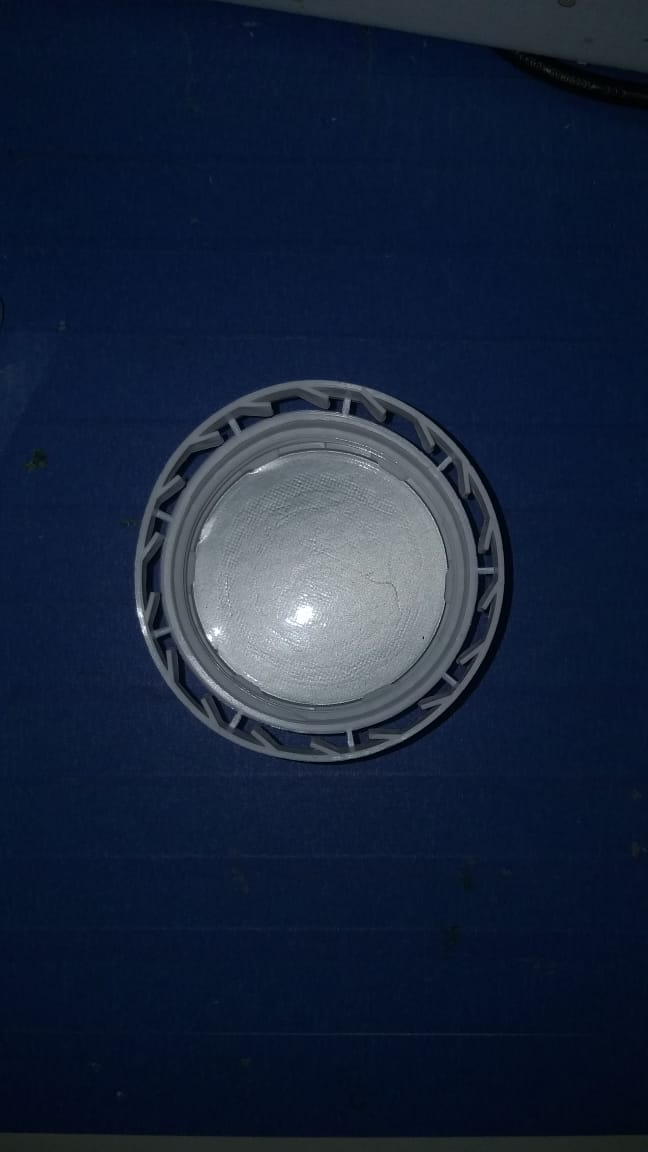
#> input picture Edges Detection/image.jpeg, 648 x 1152 px
$ python edges.py
#> lines starting #> are read from the running program, lines starting #| are printed output that depends on the picture
import cv2
import numpy as np

original = cv2.imread('image.jpeg', 0)
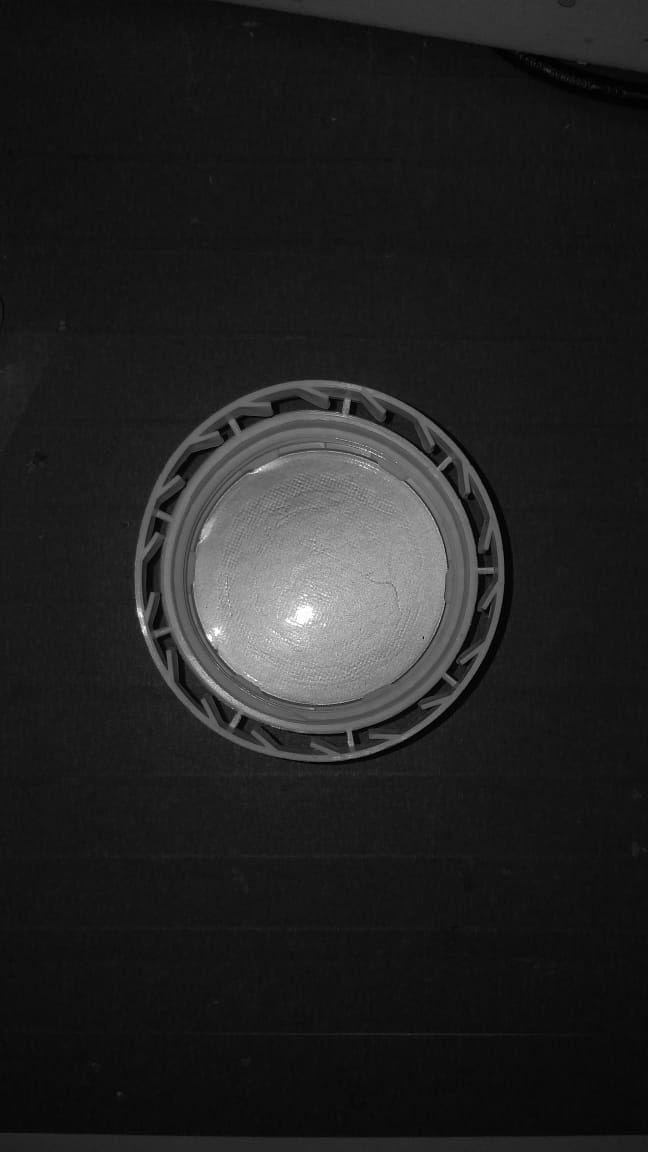
#> original: shape (1152, 648); min 0, max 255, mean 34.4
img = cv2.imread('image.jpeg', 0)

def nothing(x):
    pass


cv2.namedWindow('Edges', cv2.WINDOW_NORMAL)
cv2.createTrackbar('Thresh Value', 'Edges', 0, 255, nothing)
cv2.createTrackbar('Min Value', 'Edges', 0, 100, nothing)
while(1):
    value = cv2.getTrackbarPos('Thresh Value', 'Edges')
    minVal = cv2.getTrackbarPos('Min Value', 'Edges')
    ret,thresh3 = cv2.threshold(img,value,255,cv2.THRESH_TRUNC)
#> thresh3: shape (1152, 648); every value is 0
#> ret = 0
    edges = cv2.Canny(thresh3, minVal, minVal*3)
    cv2.imshow('Edges', np.hstack((original,thresh3,edges)))
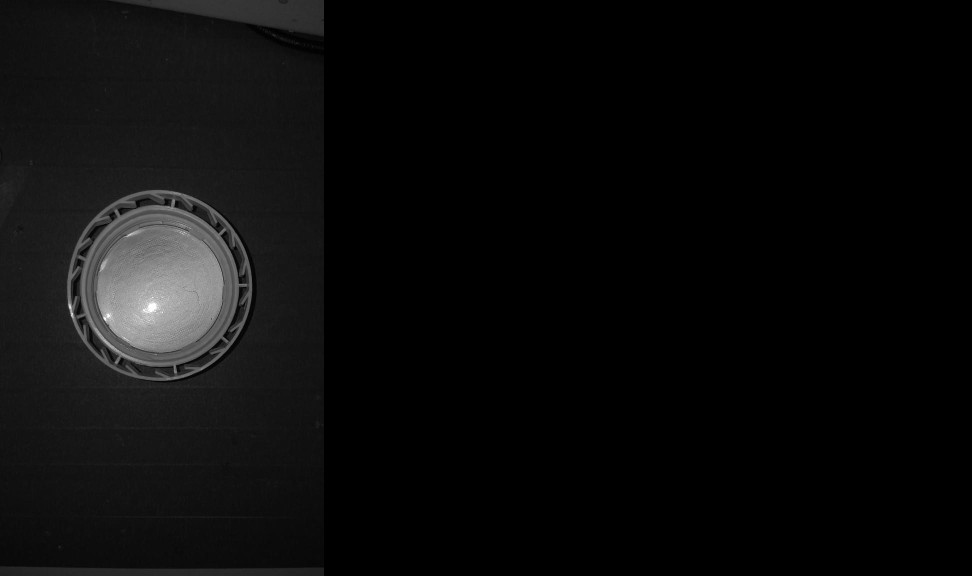
#> window 'Edges': shape (1152, 1944) (shown at 1/2 size); min 0, max 255, mean 11.5
    #cv2.imshow('Trunc Threshold', thresh3)
    k = cv2.waitKey(1) & 0xFF
#> (key Esc is pressed here)
    if k == 27:
        break

cv2.destroyAllWindows()

'''
img = cv2.GaussianBlur(img, 5)

cv2.namedWindow('Edges', cv2.WINDOW_NORMAL)

cv2.createTrackbar('MinVal', 'Edges', 0, 300, nothing)

while(1):
    minVal = cv2.getTrackbarPos('MinVal', 'Edges')
    edges = cv2.Canny(img, minVal, minVal*3)
    cv2.imshow('Edges', edges)
    k = cv2.waitKey(1) & 0xFF
    if k == 27:
        break

cv2.destroyAllWindows()
'''
